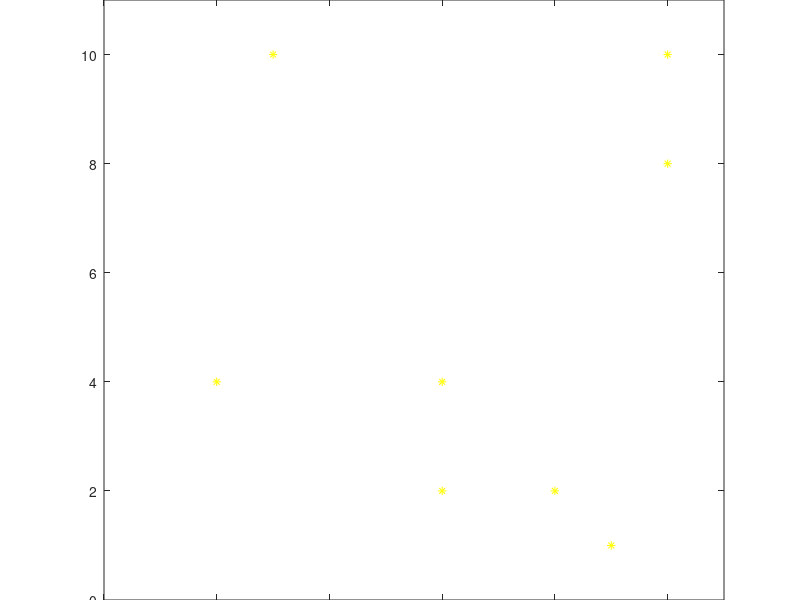
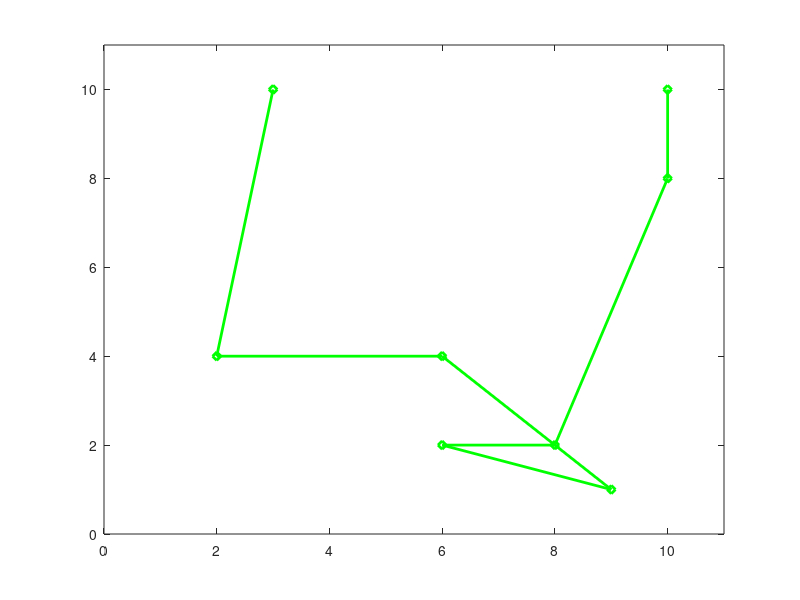

MATLAB code for these plots, in order: (Note: this script raises an error after producing the figures.)
clear

%Variablen
brute_force = false;
N = 8;

x_val = randi([1, 10],[N,1]);
y_val = randi([1, 10],[N,1]);
P = [x_val, y_val];

figure(1); clf
plot(x_val,y_val, '* y')
xlim([0,11]);
ylim([0,11]);
title(N+" random Punkte im Bereich [1, 10]")

if brute_force
    % Brute Force
    possibles = factorial(N)/2;
    
    routes = perms(1:N);
    routes_unique = zeros(possibles,N);
    idx = 1;
    
    %nimmt die selbe route nur rückwärts raus
    for i=1:size(routes, 1)
        if ~ismember(flip(routes(i,:)),routes_unique, "rows")
            routes_unique(idx,:) = routes(i,:);
            idx = idx+1;
        end
    end
    
    %Euklidische Distanz zwischen den Punkten jeder Route
    d = zeros(possibles,1);
    
    for j=1:possibles
        idx = routes_unique(j,:);
        for k=1:N-1
            d(j) = d(j) + norm(P(idx(k),:) - P(idx(k+1),:));
        end
    end
    
    [minDist, minIdx] = min(d);
    best_route = routes_unique(minIdx,:);
    
    figure(2); clf
    plot(P(best_route,1), P(best_route,2), 'r-pentagram', 'LineWidth', 2);
    xlim([0,11]);
    ylim([0,11]);
    title("Kürzeste Strecke zwischen den Punkten(d = "+minDist+")");
    
    [maxDist, maxIdx] = max(d);
    worst_route = routes_unique(maxIdx,:);
    
    figure(3); clf
    plot(P(worst_route,1), P(worst_route,2), 'b-hexagram', 'LineWidth', 2);
    xlim([0,11]);
    ylim([0,11]);
    title("Längste Strecke zwischen den Punkten(d = "+maxDist+")");
end
%lokales Minimum Suche
route = randperm(N);
route_best = [];
d_best = 999999999;
fail_counter = 0;
iters = 0;
max_fails = 100;

while true
    d_new = 0;
    %Euklidische Distanz bestimmen
    for m=1:N-1
        d_new = d_new + norm(P(route(m),:) - P(route(m+1),:));
    end
    %Prüfen, ob Ergebnis besser als aktuell beste
    if d_new < d_best
        d_best = d_new;
        route_best = route;
        fail_counter = 0;
    else
        fail_counter = fail_counter+1;
    end

    iters = iters+1;
    %beenden, wenn nach max_fails iterationen keine Verbesserung
    if fail_counter > max_fails
        break;
    end
    %Switch 2 random elemente
    v = randi(numel(route_best),1,2);
    route(v) = route(v([2,1]));
end

figure(4); clf
plot(P(route_best,1), P(route_best,2), 'g-diamond', 'LineWidth', 2);
xlim([0,11]);
ylim([0,11]);
title("Kürzeste Strecke mit lokaler Minimum Suche (d = "+d_best+") | Nach "+iters+" Iterationen");

%Simulated Annealing